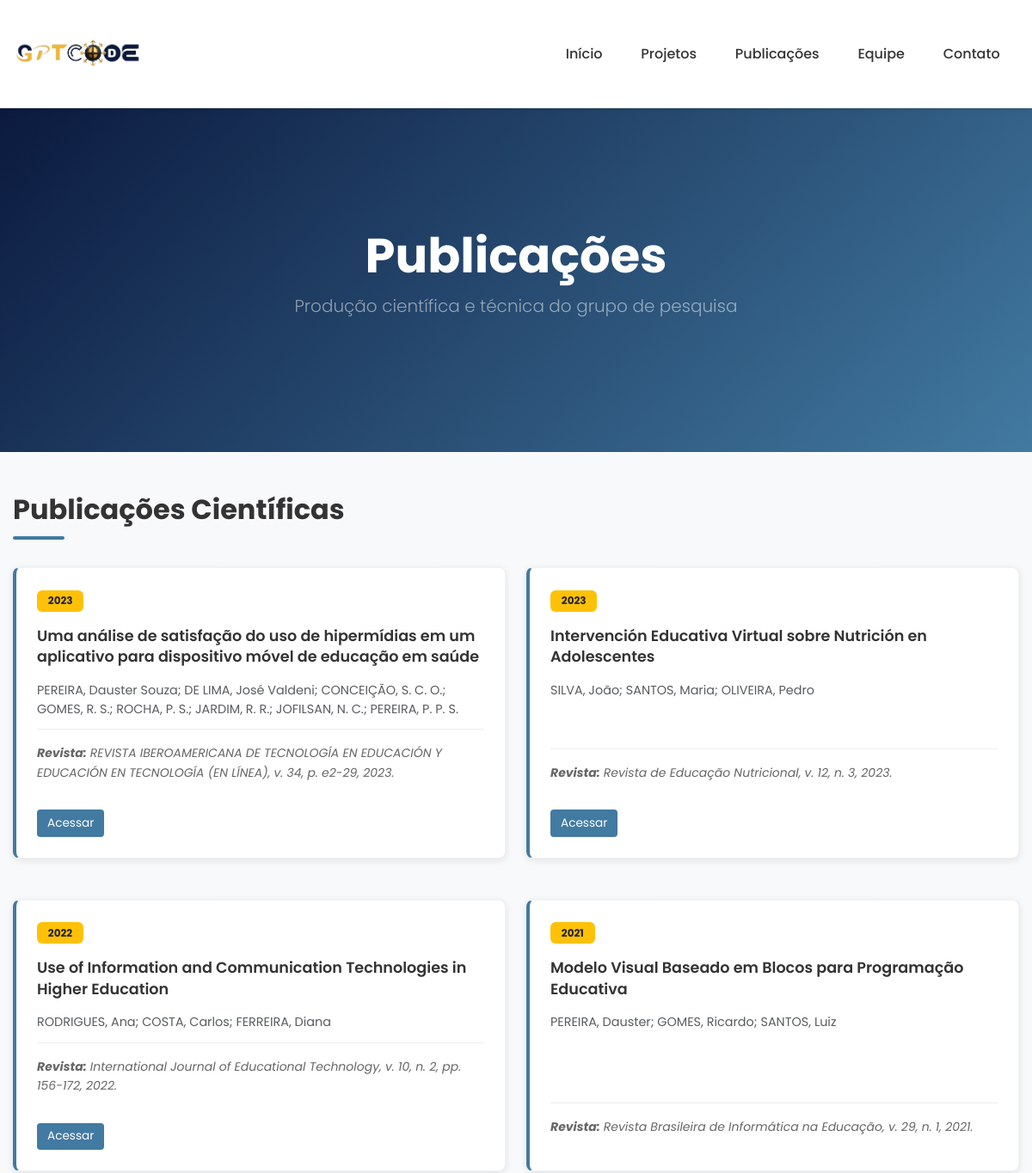
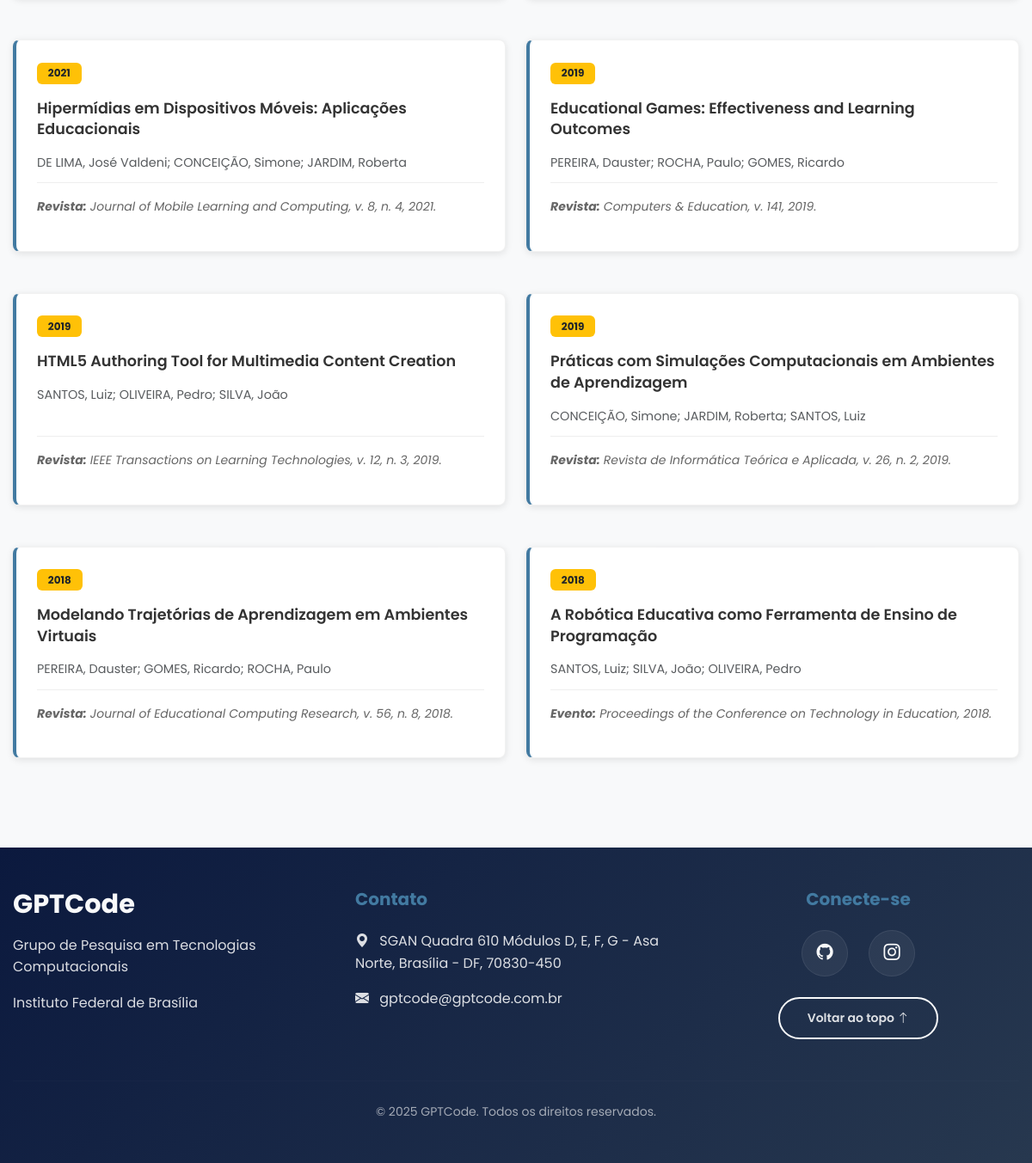
Page /publicacoes on the committed database (2 pictures, top to bottom).
### tables this page shows
CREATE TABLE configuracao (
    chave           TEXT    PRIMARY KEY
                            CHECK (chave GLOB '[a-z]*' AND chave NOT GLOB '*[^a-z0-9_]*'),
    valor           TEXT    NOT NULL DEFAULT '',
    atualizado_em   TEXT    NOT NULL DEFAULT (datetime('now')),
    atualizado_por  INTEGER REFERENCES usuario(id) ON DELETE SET NULL
);

CREATE TABLE publicacao (
    id              INTEGER PRIMARY KEY AUTOINCREMENT,
    titulo          TEXT    NOT NULL COLLATE NOCASE CHECK (length(trim(titulo)) >= 5),
    ano             INTEGER NOT NULL CHECK (ano BETWEEN 1950 AND 2100),
    tipo            TEXT    NOT NULL DEFAULT 'artigo'
                            CHECK (tipo IN ('artigo', 'anais', 'capitulo', 'livro', 'resumo',
                                            'dissertacao', 'tese', 'relatorio', 'outro')),
    veiculo         TEXT,
    doi             TEXT    UNIQUE CHECK (doi IS NULL OR doi LIKE '10.%/%'),
    url             TEXT    CHECK (url IS NULL OR url LIKE 'http://%' OR url LIKE 'https://%'),
    projeto_id      INTEGER REFERENCES projeto(id) ON DELETE SET NULL,
    ordem_exibicao  INTEGER NOT NULL DEFAULT 0 CHECK (ordem_exibicao >= 0),
    criado_em       TEXT    NOT NULL DEFAULT (datetime('now')),
    atualizado_em   TEXT    NOT NULL DEFAULT (datetime('now')),
    criado_por      INTEGER REFERENCES usuario(id) ON DELETE SET NULL,
    atualizado_por  INTEGER REFERENCES usuario(id) ON DELETE SET NULL,
    -- regra de negocio: a mesma obra nao e cadastrada duas vezes no mesmo ano
    UNIQUE (titulo, ano)
);

### backend/app.py (the view)
@app.route("/publicacoes")
def publicacoes():
    db = get_db()
    return render_template("publicacoes.html", cfg=repo.obter_configuracoes(db), publicacoes=repo.listar_publicacoes(db))

### backend/app.py (called while the page is built, shortened)
@app.after_request
def cabecalhos_de_seguranca(resposta):
    resposta.headers.setdefault("X-Content-Type-Options", "nosniff")
    resposta.headers.setdefault("X-Frame-Options", "DENY")
    resposta.headers.setdefault("Content-Security-Policy", "frame-ancestors 'none'; object-src 'none'; base-uri 'self'")
    resposta.headers.setdefault("Referrer-Policy", "strict-origin-when-cross-origin")
    if ATRAS_DE_PROXY:  # produção, sempre por HTTPS
        resposta.headers.setdefault("Strict-Transport-Security", "max-age=31536000")
    return resposta

@app.context_processor
def contexto_templates():
    contexto = {
        "admin_logged_in": bool(getattr(g, "usuario", None)),
        "rotulos": {
            "modalidades": v.MODALIDADE_ROTULO,
            "status_projeto": v.STATUS_PROJETO_ROTULO,
            "tipos_publicacao": v.TIPO_PUBLICACAO_ROTULO,
            "tipos_contato": v.TIPO_CONTATO_ROTULO,
            "papeis": v.PAPEIS_PARTICIPANTE,
        },
    }
    return contexto

### backend/auth.py (called while the page is built, shortened)
def carregar_usuario() -> None:
    g.usuario = None
    g.erro_login = None
    g.via_token = False
    if not request.path.startswith(("/admin", "/api")):
        return

### backend/contexto.py (called while the page is built)
def get_db() -> sqlite3.Connection:
    if "db" not in g:
        g.db = connect()
    return g.db

def fechar_db(_erro=None) -> None:
    conexao = g.pop("db", None)
    if conexao is not None:
        conexao.close()

### backend/database.py (called while the page is built)
def db_path() -> Path:
    configurado = os.getenv("GPTCODE_DB_PATH", "").strip()
    return Path(configurado) if configurado else DATA_DIR / "gptcode.db"

def connect(caminho: Path | str | None = None) -> sqlite3.Connection:
    caminho = Path(caminho or db_path())
    caminho.parent.mkdir(parents=True, exist_ok=True)
    conn = sqlite3.connect(str(caminho), timeout=10)
    conn.row_factory = sqlite3.Row
    conn.execute("PRAGMA foreign_keys = ON")
    return conn

### backend/repositorio.py (called while the page is built)
def _autores_por_publicacao(conn, ids: list[int]) -> dict[int, list[dict]]:
    resultado: dict[int, list[dict]] = {i: [] for i in ids}
    if not ids:
        return resultado
    marcadores = ",".join("?" * len(ids))
    for linha in conn.execute(
        f"SELECT * FROM publicacao_autor WHERE publicacao_id IN ({marcadores}) "
        f"ORDER BY publicacao_id, ordem",
        ids,
    ):
        resultado[linha["publicacao_id"]].append(
            {"ordem": linha["ordem"], "nome_citacao": linha["nome_citacao"], "membro_id": linha["membro_id"]}
        )
    return resultado

### frontend/templates/publicacoes.html (shortened to what this page needs)
{% extends 'base.html' %}
{% block extra_head %}
<link rel="stylesheet" href="{{ url_for('static', filename='css/publicacoes.css') }}" />
{% endblock %}
{% block content %}
<header class="page-header d-flex align-items-center full-width-section">
  <div class="container text-center">
    <h1 class="display-4 text-white fw-bold">{{ cfg.publications_page_title }}</h1>
    <p class="lead text-white-50">
      {{ cfg.publications_page_subtitle }}
    </p>
  </div>
</header>
<main class="py-5">
  <div class="container">
    <h2 class="section-title">{{ cfg.publications_section_title }}</h2>
    <div class="publications-grid">
      {% for publicacao in publicacoes %}
      <div class="publication-card" data-year="{{ publicacao.ano }}" data-tipo="{{ publicacao.tipo }}">
        <div class="card-header">
          <span class="badge bg-warning text-dark">{{ publicacao.ano }}</span>
        </div>
        <h5 class="card-title">{{ publicacao.titulo }}</h5>
        <p class="card-text text-muted small">
          {{ publicacao.autores_texto }}
        </p>
        {% if publicacao.veiculo %}
        <p class="card-journal small">
          <strong>{{ 'Evento' if publicacao.tipo == 'anais' else 'Revista' }}:</strong> {{ publicacao.veiculo }}
        </p>
        {% endif %}
        {% if publicacao.link %}
        <div class="card-actions">
          <a
            href="{{ publicacao.link }}"
            class="btn btn-sm btn-doi"
            target="_blank"
            rel="noopener noreferrer"
          >
            {{ 'DOI' if publicacao.doi else 'Acessar' }}
          </a>
        </div>
        {% endif %}
      </div>
      {% endfor %}
    </div>
  </div>
</main>
{% endblock %}

### frontend/static/css/main.css (style rules this page uses)
:root { --dark-blue: #0b193e; --medium-blue: #427aa1; --accent-cinza: #6c757d; --accent-cinza-dark: #343a40; --light-blue: #a5c9e0; --light-text: #f8f9fa; --dark-text: #212529; --font-family: "Poppins", sans-serif; --yellow: #ffcc00; --navbar-height: 110px; }
* { margin: 0; padding: 0; box-sizing: border-box; }
body { font-family: var(--font-family); color: var(--dark-text); line-height: 1.6; overflow-x: hidden; padding-top: var(--navbar-height); }
html { scroll-padding-top: calc(var(--navbar-height) + 1rem); }
.section-title { font-weight: 700; position: relative; padding-bottom: 1rem; margin-bottom: 2rem; }
.section-title::after { content: ""; position: absolute; bottom: 0; left: 0; width: 60px; height: 3px; background-color: var(--medium-blue); }
main { width: 100%; margin: 0; padding: 0; }
.publication-card { background: #ffffff; border-radius: 12px; padding: 1.5rem; margin-bottom: 1.5rem; transition: all 0.25s ease; border: 1px solid rgba(34, 41, 47, 0.06); box-shadow: 0 8px 22px rgba(16, 24, 32, 0.06); }
.page-header { height: 50vh; min-height: 360px; background-color: var(--dark-blue); background-image: linear-gradient(135deg, var(--dark-blue) 0%, var(--medium-blue) 100%); position: relative; overflow: hidden; width: 100%; margin: 0; margin-bottom: 0 !important; border-bottom: none !important; padding: 2rem 0; color: white; text-align: center; }
.page-header::before { content: ""; position: absolute; top: 0; left: 0; width: 100%; height: 100%; background-image: url("https://www.transparenttextures.com/patterns/connected.png"); opacity: 0.1; }
.full-width-section { position: relative; left: 50%; right: 50%; margin-left: -50vw; margin-right: -50vw; width: 100vw; }
body { background-color: #f8f9fa; }
.container { max-width: 1200px; margin: 0 auto; padding: 0 15px; }
@media (min-width: 1024px) and (max-width: 1439px) { .section-title { font-size: 2rem; } }
@media (min-width: 1024px) and (max-width: 1439px) { .py-5 { padding-top: 3rem !important; padding-bottom: 3rem !important; } }

### frontend/static/css/animacoes.css (style rules this page uses)
.member-card, .project-card, .publication-card { transition: transform 0.3s ease, box-shadow 0.3s ease; }
.btn { transition: all 0.3s ease; }

### frontend/static/css/publicacoes.css (style rules this page uses)
.publications-grid { display: grid; grid-template-columns: repeat(2, 1fr); gap: 1.5rem; margin-bottom: 2rem; }
.section-title { font-size: 2rem; font-weight: 700; margin-bottom: 2rem; color: #333; position: relative; padding-bottom: 1rem; }
.section-title::after { content: ''; position: absolute; bottom: 0; left: 0; width: 60px; height: 4px; background: var(--medium-blue, #427aa1); border-radius: 2px; }
.publication-card { background: #fff; border-radius: 8px; padding: 1.5rem; box-shadow: 0 2px 8px rgba(0, 0, 0, 0.1); transition: all 0.3s ease; border-left: 4px solid var(--medium-blue, #427aa1); display: flex; flex-direction: column; }
.publication-card .card-header { margin-bottom: 1rem; }
.publication-card .card-header .badge { font-size: 0.75rem; padding: 0.4rem 0.8rem; }
.publication-card .card-title { font-size: 1.1rem; font-weight: 600; margin-bottom: 1rem; color: #333; line-height: 1.4; }
.publication-card .card-text { margin-bottom: 0.75rem; flex-grow: 1; font-size: 0.9rem; line-height: 1.5; }
.publication-card .card-journal { color: #666; font-style: italic; margin-top: auto; padding-top: 1rem; border-top: 1px solid #eee; }
.publication-card .card-actions { margin-top: 1rem; display: flex; gap: 0.5rem; flex-wrap: wrap; }
.publication-card .card-actions .btn { font-size: 0.85rem; padding: 0.35rem 0.75rem; }
.btn-doi { background-color: var(--medium-blue, #427aa1); color: white; border: none; text-decoration: none; transition: all 0.3s ease; }
@media (min-width: 1024px) and (max-width: 1439px) { .publications-grid { grid-template-columns: repeat(2, 1fr); gap: 1.5rem; } }
@media (min-width: 1024px) and (max-width: 1439px) { .publication-card { padding: 1.5rem; } }
@media (min-width: 1024px) and (max-width: 1439px) { .section-title { font-size: 2rem; } }

### rows in the picture
configuracao: publications_page_title "Publicações"
configuracao: publications_page_subtitle "Produção científica e técnica do grupo de pesquisa"
configuracao: publications_section_title "Publicações Científicas"
publicacao: ano "2023", titulo "Uma análise de satisfação do uso de hipermídias em um aplicativo para dispositivo móvel de educação em saúde", autores_texto "PEREIRA, Dauster Souza; DE LIMA, José Valdeni; CONCEIÇÃO, S. C. O.; GOMES, R. S.; ROCHA, P. S.; JARDIM, R. R.; JOFILSAN, N. C.; PEREIRA, P. P. S.", tipo "Revista", veiculo "REVISTA IBEROAMERICANA DE TECNOLOGÍA EN EDUCACIÓN Y EDUCACIÓN EN TECNOLOGÍA (EN LÍNEA), v. 34, p. e2-29, 2023.", doi "Acessar"
publicacao: ano "2023", titulo "Intervención Educativa Virtual sobre Nutrición en Adolescentes", autores_texto "SILVA, João; SANTOS, Maria; OLIVEIRA, Pedro", tipo "Revista", veiculo "Revista de Educação Nutricional, v. 12, n. 3, 2023.", doi "Acessar"
publicacao: ano "2022", titulo "Use of Information and Communication Technologies in Higher Education", autores_texto "RODRIGUES, Ana; COSTA, Carlos; FERREIRA, Diana", tipo "Revista", veiculo "International Journal of Educational Technology, v. 10, n. 2, pp. 156-172, 2022.", doi "Acessar"
publicacao: ano "2021", titulo "Modelo Visual Baseado em Blocos para Programação Educativa", autores_texto "PEREIRA, Dauster; GOMES, Ricardo; SANTOS, Luiz", tipo "Revista", veiculo "Revista Brasileira de Informática na Educação, v. 29, n. 1, 2021."
publicacao: ano "2021", titulo "Hipermídias em Dispositivos Móveis: Aplicações Educacionais", autores_texto "DE LIMA, José Valdeni; CONCEIÇÃO, Simone; JARDIM, Roberta", tipo "Revista", veiculo "Journal of Mobile Learning and Computing, v. 8, n. 4, 2021."
publicacao: ano "2019", titulo "Educational Games: Effectiveness and Learning Outcomes", autores_texto "PEREIRA, Dauster; ROCHA, Paulo; GOMES, Ricardo", tipo "Revista", veiculo "Computers & Education, v. 141, 2019."
publicacao: ano "2019", titulo "HTML5 Authoring Tool for Multimedia Content Creation", autores_texto "SANTOS, Luiz; OLIVEIRA, Pedro; SILVA, João", tipo "Revista", veiculo "IEEE Transactions on Learning Technologies, v. 12, n. 3, 2019."
publicacao: ano "2019", titulo "Práticas com Simulações Computacionais em Ambientes de Aprendizagem", autores_texto "CONCEIÇÃO, Simone; JARDIM, Roberta; SANTOS, Luiz", tipo "Revista", veiculo "Revista de Informática Teórica e Aplicada, v. 26, n. 2, 2019."
publicacao: ano "2018", titulo "Modelando Trajetórias de Aprendizagem em Ambientes Virtuais", autores_texto "PEREIRA, Dauster; GOMES, Ricardo; ROCHA, Paulo", tipo "Revista", veiculo "Journal of Educational Computing Research, v. 56, n. 8, 2018."
publicacao: ano "2018", titulo "A Robótica Educativa como Ferramenta de Ensino de Programação", autores_texto "SANTOS, Luiz; SILVA, João; OLIVEIRA, Pedro", tipo "Evento", veiculo "Proceedings of the Conference on Technology in Education, 2018."
